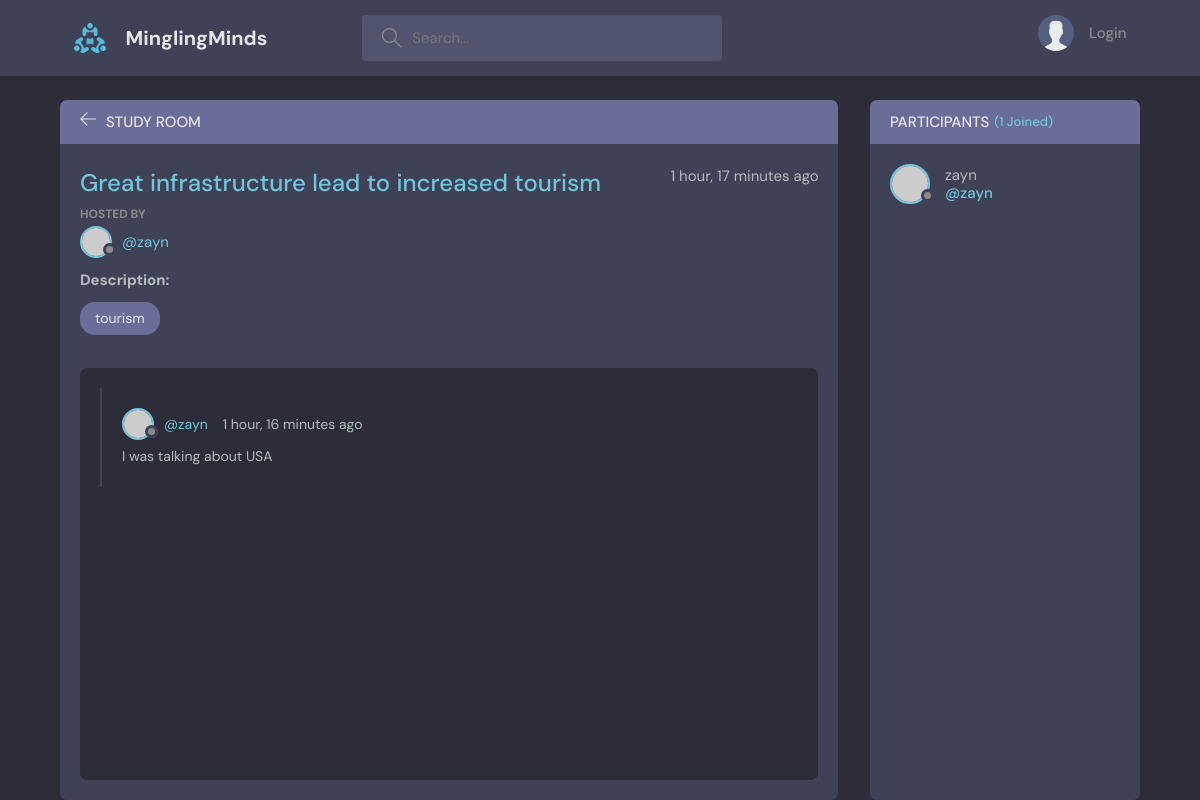
Page /room/15/ on the committed database.
### base/models.py (models this page shows, shortened)
class Room(models.Model):
    host = models.ForeignKey(User, on_delete = models.SET_NULL, null=True)
    topic = models.ForeignKey(Topic, on_delete = models.SET_NULL, null=True)
    name = models.CharField(max_length=200)
    description = models.TextField(null=True, blank=True)
    participants = models.ManyToManyField(User, related_name="participants", blank=True)
    updated = models.DateTimeField(auto_now=True)
    created = models.DateTimeField(auto_now_add=True)
    class Meta:
        ordering = ['-updated', '-created']

class Topic(models.Model):
    name = models.CharField(max_length=200)

class Message(models.Model):
    user = models.ForeignKey(User, on_delete = models.CASCADE)
    room = models.ForeignKey(Room, on_delete = models.CASCADE)
    body = models.TextField()
    updated = models.DateTimeField(auto_now=True)
    created = models.DateTimeField(auto_now_add=True)
    class Meta:
        ordering = ['-updated', '-created']

### base/views.py (the view, shortened to what this page needs)
# urls.py: path('room/<str:pk>/', views.room, name="room"),
def room(request, pk):
    room = Room.objects.get(id=pk)
    room_messages = room.message_set.all()
    participants = room.participants.all()
    context = {'room':room, 'room_messages':room_messages, 'participants':participants}
    return render(request, 'base/room.html', context)

### base/templates/base/room.html (shortened to what this page needs)
{% extends 'main.html' %}
{% block content %}
    <main class="profile-page layout layout--2">
      <div class="container">
        <div class="room">
          <div class="room__top">
            <div class="room__topLeft">
              <a href="{% url 'home' %}">
                <svg version="1.1" xmlns="http://www.w3.org/2000/svg" width="32" height="32" viewBox="0 0 32 32">
                  <title>arrow-left</title>
                  <path
                    d="M13.723 2.286l-13.723 13.714 13.719 13.714 1.616-1.611-10.96-10.96h27.625v-2.286h-27.625l10.965-10.965-1.616-1.607z"
                  ></path>
                </svg>
              </a>
              <h3>Study Room</h3>
            </div>
          </div>
          <div class="room__box scroll">
            <div class="room__header scroll">
              <div class="room__info">
                <h3>{{room.name}}</h3>
                <span>{{room.created | timesince}} ago</span>
              </div>
              <div class="room__hosted">
                <p>Hosted By</p>
                <a href="{% url 'user-profile' room.host.id %}" class="room__author">
                  <div class="avatar avatar--small">
                    <img src="https://randomuser.me/api/portraits/men/37.jpg" />
                  </div>
                  <span>@{{ room.host.username }}</span>
                </a>
              </div>
              <div class="room__details">
                <h4>Description: {{room.description}}</h4>
              </div>
              <span class="room__topics">{{room.topic.name}}</span>
            </div>
            <div class="room__conversation">
              <div class="threads scroll">
                {% for message in room_messages %}
                <div class="thread">
                  <div class="thread__top">
                    <div class="thread__author">
                      <a href="{% url 'user-profile' message.user.id %}" class="thread__authorInfo">
                        <div class="avatar avatar--small">
                          <img src="https://randomuser.me/api/portraits/men/37.jpg" />
                        </div>
                        <span>@{{message.user.username}}</span>
                      </a>
                      <span class="thread__date">{{message.created | timesince}} ago</span>
                    </div>
                  </div>
                  <div class="thread__details">
                    {{message.body}}
                  </div>
                </div>
                {% endfor %}
              </div>
            </div>
          </div>
        </div>
        <div class="participants">
          <h3 class="participants__top">Participants <span>({{participants.count}} Joined)</span></h3>
          <div class="participants__list scroll">
            {% for user in participants %}
            <a href="{% url 'user-profile' user.id %}" class="participant">
              <div class="avatar avatar--medium">
                <img src="https://randomuser.me/api/portraits/men/37.jpg" />
              </div>
              <p>
                 {{user.username}}
                <span>@{{user.username}}</span>
              </p>
            </a>
            {% endfor %}
          </div>
        </div>
      </div>
    </main>
{%  endblock %}

### rows in the picture
Room: name "Great infrastructure lead to increased tourism", created "1 hour, 17 minutes", host.username "zayn", topic.name "tourism"
Message: user.username "zayn", created "1 hour, 16 minutes", body "I was talking about USA"

### other values in the picture
{{ participants.count }} "1"
{{ user.username }} "zayn"
